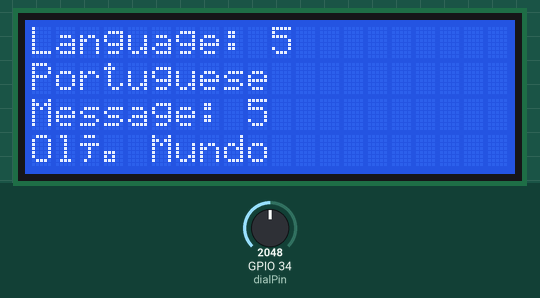
Recording of a sketch running on a simulated ESP32. Parts: 20×4 character LCD. The test bench sets the inputs (shaded band); at power-on: GPIO 34 (dialPin) = 2048.

Above: at 1.2 s.
1.3 s: GPIO 34 (dialPin) set to 2866
At 2.1 s:
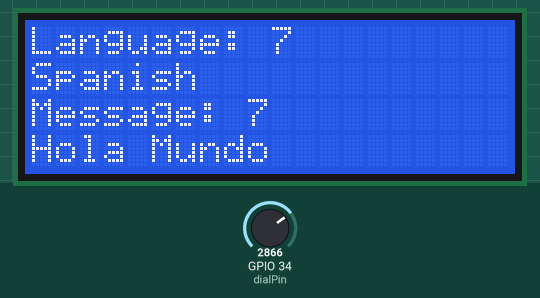
4.3 s: GPIO 34 (dialPin) set to 4095
At 5.1 s:
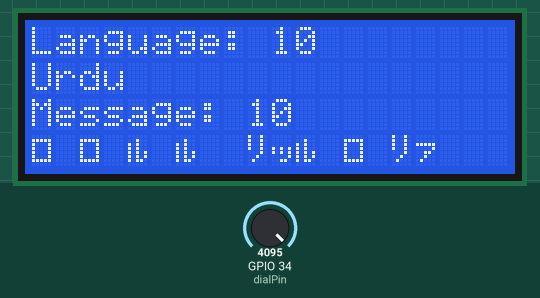
7.3 s: GPIO 34 (dialPin) set to 3603
At 7.9 s:
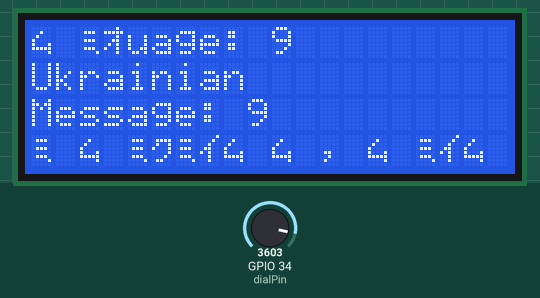
10.3 s: GPIO 34 (dialPin) set to 1228
At 11.2 s:
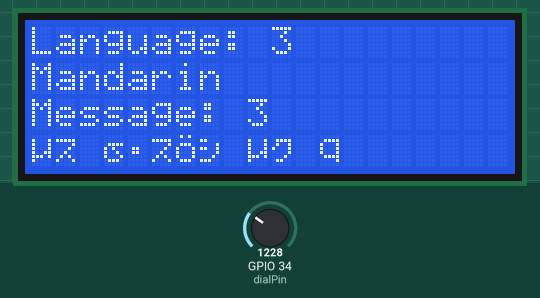
13.3 s: GPIO 34 (dialPin) set to 491
At 14.3 s:
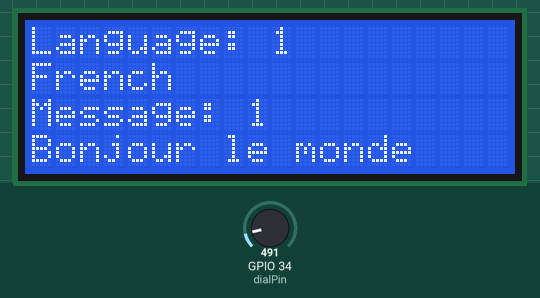
14.8 s: GPIO 34 (dialPin) set to 0
At 15.6 s:
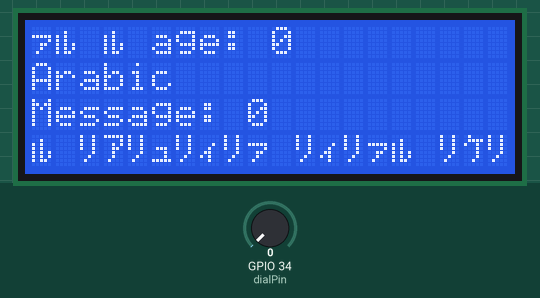
Timing chart, 0 to 17.8 s (numbered marks = the images above; inputs shaded):
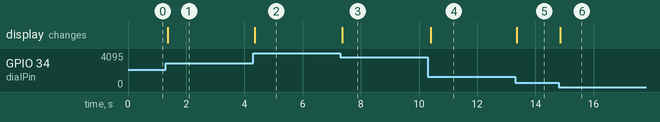

Measured:
- after the input at 1.3 s, the display: changes after 0.07 s (image 1)
- after the input at 4.3 s, the display: changes after 0.05 s (image 2)
- after the input at 7.3 s, the display: changes after 0.07 s (image 3)
- after the input at 10.3 s, the display: changes after 0.10 s (image 4)
- after the input at 13.3 s, the display: changes after 0.05 s (image 5)
- after the input at 14.8 s, the display: changes after 0.06 s (image 6)

The sketch:

LCD.ino
```cpp
#include <Wire.h>
#include <LiquidCrystal_I2C.h>

LiquidCrystal_I2C lcd(0x27, 20, 4);

int dialPin = 34; // Used for selecting a language with potentiometer

// Languages to scroll through
const char* OUTPUT_LANGUAGES[] = {
  "Arabic",
  "French",
  "Hindi",
  "Mandarin",
  "Korean",
  "Portuguese",
  "Punjabi",
  "Spanish",
  "Tagalog",
  "Ukrainian",
  "Urdu"
};

// Output languages note not all display very well
const char* OUTPUT_MESSAGES[] = {
  "مرحبا بالعالم",       // Arabic
  "Bonjour le monde",   // French
  "नमस्ते दुनिया",       // Hindi
  "你好，世界",          // Mandarin
  "안녕하세요 세계",      // Korean
  "Olá Mundo",          // Portuguese
  "ਸਤ ਸ੍ਰੀ ਅਕਾਲ ਦੁਨੀਆ", // Punjabi
  "Hola Mundo",         // Spanish
  "Kumusta Mundo",      // Tagalog
  "Привіт, світе",      // Ukrainian
  "ہیلو دنیا"           // Urdu
};

void setup() {
  Wire.begin(21,22); // SDA and SCL LCD port connects to D21 and D22

  // Initializes LCD
  lcd.init();
  lcd.backlight();
}

void loop() {
  // Derive option from potentiometer rotation and analog voltage
  int value = analogRead(dialPin);
  int chosenOption = value * 11 / 4096;

  lcd.clear();
  lcd.setCursor(0, 0);
  lcd.print("Language: ");
  lcd.print(chosenOption);
  lcd.setCursor(0, 1);
  lcd.print(OUTPUT_LANGUAGES[chosenOption]);
  lcd.setCursor(0, 2);
  lcd.print("Message: ");
  lcd.print(chosenOption);
  lcd.setCursor(0, 3);
  lcd.print(OUTPUT_MESSAGES[chosenOption]);
}
```
